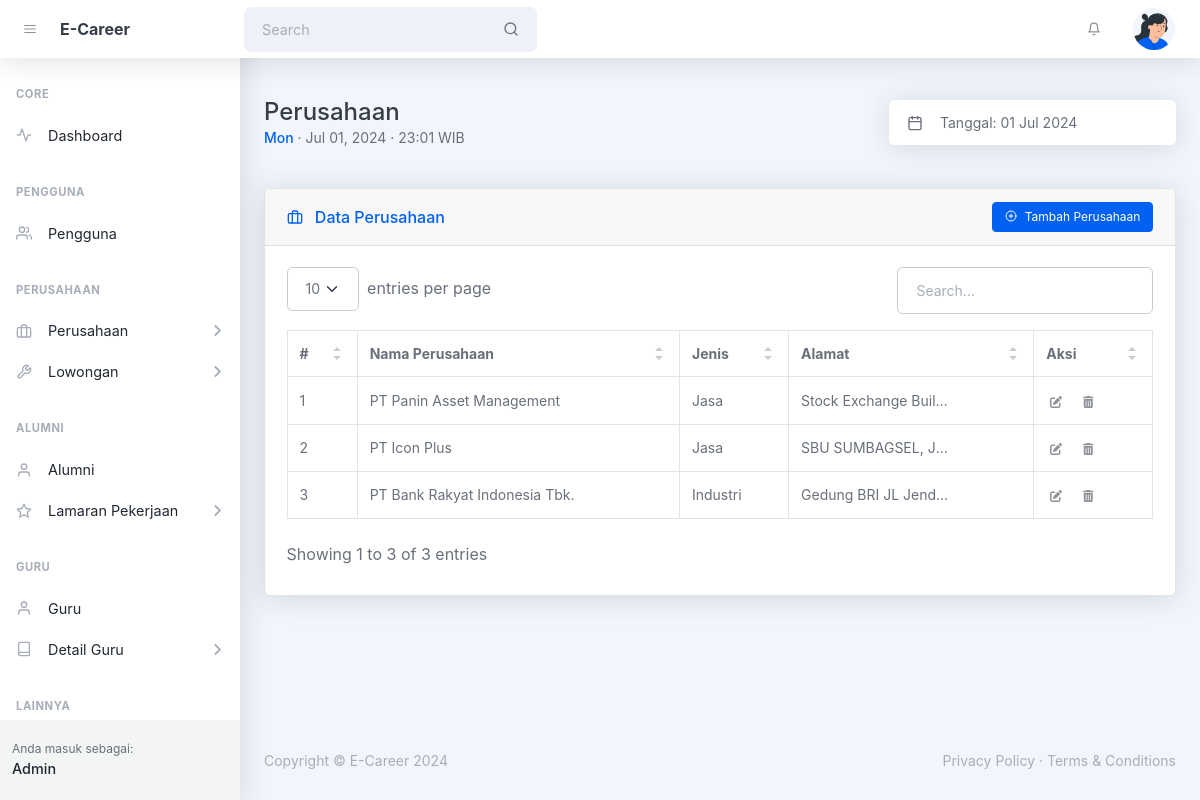
Page /admin/perusahaan.php (signed in) on the committed database.
### tables this page shows
CREATE TABLE `tbl_perusahaan` (
  `id` int(10) UNSIGNED NOT NULL,
  `id_pengguna` int(10) UNSIGNED DEFAULT NULL,
  `id_jenis_perusahaan` int(10) UNSIGNED DEFAULT NULL,
  `nama_perusahaan` varchar(128) NOT NULL,
  `alamat_perusahaan` varchar(255) NOT NULL,
  `created_at` timestamp NOT NULL DEFAULT current_timestamp(),
  `updated_at` timestamp NULL DEFAULT NULL ON UPDATE current_timestamp()
);

CREATE TABLE `tbl_jenis_perusahaan` (
  `id` int(10) UNSIGNED NOT NULL,
  `nama_jenis` varchar(128) NOT NULL,
  `created_at` timestamp NOT NULL DEFAULT current_timestamp(),
  `updated_at` timestamp NULL DEFAULT NULL ON UPDATE current_timestamp()
);

### helpers/isAccessAllowedHelper.php (called while the page is built, shortened)
<?php
function isAccessAllowed($expected_hak_akses = null): bool {
    include_once '../config/config.php';
    $current_hak_akses = $_SESSION['hak_akses'] ?? null;
    $expected_hak_akses = !is_array($expected_hak_akses)
        ? array($expected_hak_akses)
        : $expected_hak_akses;
    return true;
}
?>

### admin/perusahaan.php (the view, shortened to what this page needs)
<?php
include '../helpers/isAccessAllowedHelper.php';
if (!isAccessAllowed('admin')) :
  session_destroy();
  echo "<meta http-equiv='refresh' content='0;" . base_url_return('index.php?msg=other_error') . "'>";
else :
  include_once '../config/connection.php';
?>
  <!DOCTYPE html>
  <html lang="en">
  <head>
    <?php include '_partials/head.php' ?>
  </head>
  <body class="nav-fixed">
    <?php include '_partials/topnav.php' ?>
    <div id="layoutSidenav">
      <div id="layoutSidenav_nav">
        <?php include '_partials/sidebar.php' ?>
      </div>
      <div id="layoutSidenav_content">
        <main>
          <div class="container-xl px-4 mt-5">
            <div class="d-flex justify-content-between align-items-sm-center flex-column flex-sm-row mb-4">
              <div class="me-4 mb-3 mb-sm-0">
                <h1 class="mb-0">Perusahaan</h1>
                <div class="small">
                  <span class="fw-500 text-primary"><?= date('D') ?></span>
                  &middot; <?= date('M d, Y') ?> &middot; <?= date('H:i') ?> WIB
                </div>
              </div>
              <div class="input-group input-group-joined border-0 shadow w-auto">
                <span class="input-group-text"><i data-feather="calendar"></i></span>
                <input class="form-control ps-0 pointer" id="litepickerRangePlugin" value="Tanggal: <?= date('d M Y') ?>" readonly />
              </div>
            </div>
            <div class="card card-header-actions mb-4 mt-5">
              <div class="card-header">
                <div>
                  <i data-feather="briefcase" class="me-2 mt-1"></i>
                  Data Perusahaan
                </div>
                <button class="btn btn-sm btn-primary toggle_modal_tambah" type="button"><i data-feather="plus-circle" class="me-2"></i>Tambah Perusahaan</button>
              </div>
              <div class="card-body">
                <table id="datatablesSimple">
                  <thead>
                    <tr>
                      <th>#</th>
                      <th>Nama Perusahaan</th>
                      <th>Jenis</th>
                      <th>Alamat</th>
                      <th>Aksi</th>
                    </tr>
                  </thead>
                  <tbody>
                    <?php
                    $no = 1;
                    $query_perusahaan = mysqli_query($connection,
                      "SELECT
                        a.id AS id_perusahaan, a.nama_perusahaan, a.alamat_perusahaan,
                        b.id AS id_jenis_perusahaan, b.nama_jenis,
                        f.id AS id_pengguna, f.username, f.hak_akses
                      FROM tbl_perusahaan AS a
                      LEFT JOIN tbl_jenis_perusahaan AS b
                        ON b.id = a.id_jenis_perusahaan
                      LEFT JOIN tbl_pengguna AS f
                        ON f.id = a.id_pengguna
                      ORDER BY a.id DESC");
                    while ($perusahaan = mysqli_fetch_assoc($query_perusahaan)):
                    ?>
                      <tr>
                        <td><?= $no++ ?></td>
                        <td><?= htmlspecialchars($perusahaan['nama_perusahaan']) ?></td>
                        <td><?= $perusahaan['nama_jenis'] ?></td>
                        <td>
                          <div class="ellipsis toggle_tooltip" title="<?= htmlspecialchars($perusahaan['alamat_perusahaan']) ?>">
                            <?= htmlspecialchars($perusahaan['alamat_perusahaan']) ?>
                          </div>
                        </td>
                        <td>
                          <button class="btn btn-datatable btn-icon btn-transparent-dark me-2 toggle_modal_ubah"
                            data-id_perusahaan="<?= $perusahaan['id_perusahaan'] ?>">
                            <i class="fa fa-pen-to-square"></i>
                          </button>
                          <button class="btn btn-datatable btn-icon btn-transparent-dark me-2 toggle_swal_hapus"
                            data-id_perusahaan="<?= $perusahaan['id_perusahaan'] ?>"
                            data-id_pengguna="<?= $perusahaan['id_pengguna'] ?>"
                            data-nama_perusahaan="<?= $perusahaan['nama_perusahaan'] ?>">
                            <i class="fa fa-trash-can"></i>
                          </button>
                        </td>
                      </tr>
                    <?php endwhile ?>
                  </tbody>
                </table>
              </div>
            </div>
          </div>
        </main>
        <?php include '_partials/footer.php' ?>
      </div>
    </div>
  </body>
  </html>
<?php endif ?>

### assets/css/MY_styles.css (style rules this page uses)
.ellipsis { max-width: 150px; white-space: nowrap; overflow: hidden; text-overflow: ellipsis; }

### rows in the picture
tbl_perusahaan: nama_perusahaan "PT Panin Asset Management", id_jenis_perusahaan.nama_jenis "Jasa", alamat_perusahaan "Stock Exchange Buil…"
tbl_perusahaan: nama_perusahaan "PT Icon Plus", id_jenis_perusahaan.nama_jenis "Jasa", alamat_perusahaan "SBU SUMBAGSEL, J…"
tbl_perusahaan: nama_perusahaan "PT Bank Rakyat Indonesia Tbk.", id_jenis_perusahaan.nama_jenis "Industri", alamat_perusahaan "Gedung BRI JL Jend…"

### other values in the picture
SITE_NAME_SHORT "E-Career"
$user_logged_in "Admin"
